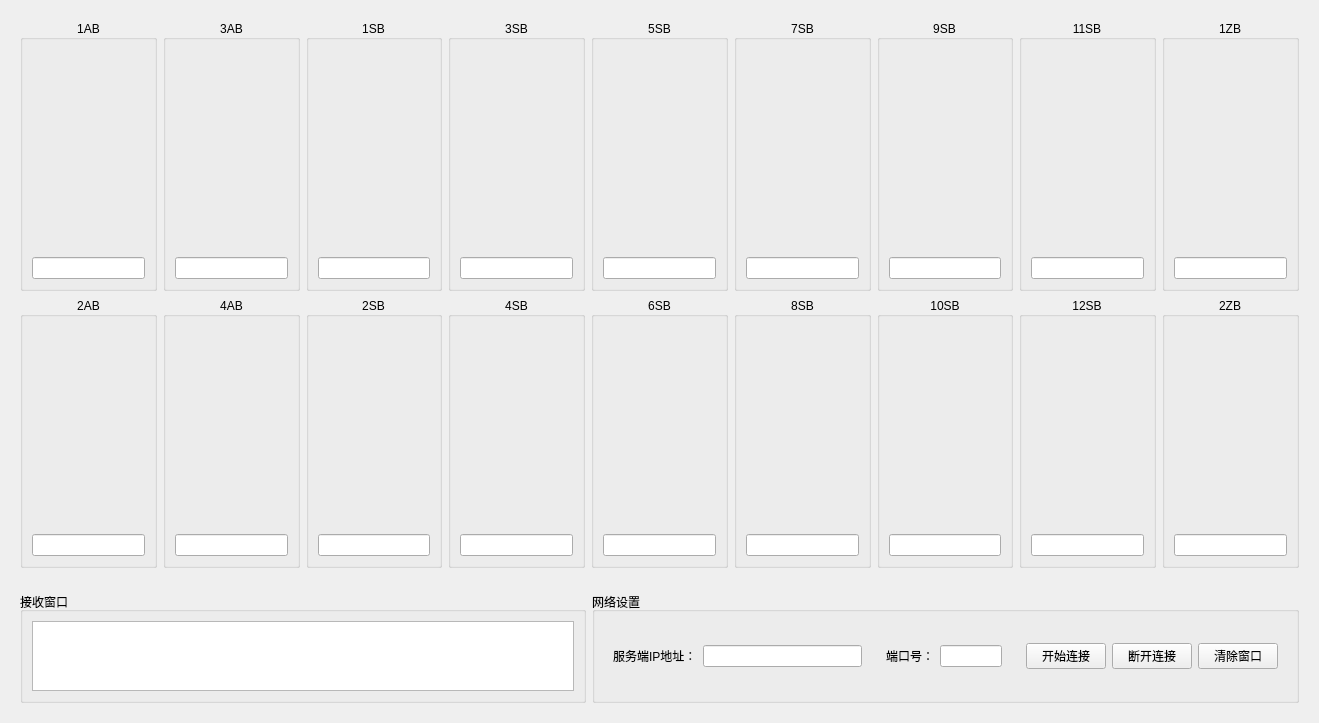
<?xml version="1.0" encoding="UTF-8"?>
<ui version="4.0">
 <class>ColumnTest</class>
 <widget class="QWidget" name="ColumnTest">
  <property name="geometry">
   <rect>
    <x>0</x>
    <y>0</y>
    <width>1319</width>
    <height>723</height>
   </rect>
  </property>
  <property name="windowTitle">
   <string>ColumnTest</string>
  </property>
  <layout class="QGridLayout" name="gridLayout_2">
   <item row="0" column="0">
    <layout class="QVBoxLayout" name="verticalLayout_19" stretch="6,1">
     <item>
      <widget class="QWidget" name="widget_5" native="true">
       <layout class="QGridLayout" name="gridLayout_4">
        <item row="0" column="4">
         <widget class="QGroupBox" name="groupBox_5">
          <property name="title">
           <string>5SB</string>
          </property>
          <property name="alignment">
           <set>Qt::AlignCenter</set>
          </property>
          <property name="flat">
           <bool>false</bool>
          </property>
          <property name="checkable">
           <bool>false</bool>
          </property>
          <layout class="QVBoxLayout" name="verticalLayout_5">
           <item>
            <widget class="MyColumn" name="myColumn_5"/>
           </item>
           <item>
            <widget class="QLineEdit" name="edt_num5">
             <property name="readOnly">
              <bool>true</bool>
             </property>
            </widget>
           </item>
          </layout>
         </widget>
        </item>
        <item row="0" column="2">
         <widget class="QGroupBox" name="groupBox_3">
          <property name="title">
           <string>1SB</string>
          </property>
          <property name="alignment">
           <set>Qt::AlignCenter</set>
          </property>
          <property name="flat">
           <bool>false</bool>
          </property>
          <property name="checkable">
           <bool>false</bool>
          </property>
          <layout class="QVBoxLayout" name="verticalLayout_3">
           <item>
            <widget class="MyColumn" name="myColumn_3"/>
           </item>
           <item>
            <widget class="QLineEdit" name="edt_num3">
             <property name="readOnly">
              <bool>true</bool>
             </property>
            </widget>
           </item>
          </layout>
         </widget>
        </item>
        <item row="0" column="8">
         <widget class="QGroupBox" name="groupBox_9">
          <property name="title">
           <string>1ZB</string>
          </property>
          <property name="alignment">
           <set>Qt::AlignCenter</set>
          </property>
          <property name="flat">
           <bool>false</bool>
          </property>
          <property name="checkable">
           <bool>false</bool>
          </property>
          <layout class="QVBoxLayout" name="verticalLayout_9">
           <item>
            <widget class="MyColumn" name="myColumn_9"/>
           </item>
           <item>
            <widget class="QLineEdit" name="edt_num9">
             <property name="readOnly">
              <bool>true</bool>
             </property>
            </widget>
           </item>
          </layout>
         </widget>
        </item>
        <item row="0" column="7">
         <widget class="QGroupBox" name="groupBox_8">
          <property name="title">
           <string>11SB</string>
          </property>
          <property name="alignment">
           <set>Qt::AlignCenter</set>
          </property>
          <property name="flat">
           <bool>false</bool>
          </property>
          <property name="checkable">
           <bool>false</bool>
          </property>
          <layout class="QVBoxLayout" name="verticalLayout_8">
           <item>
            <widget class="MyColumn" name="myColumn_8"/>
           </item>
           <item>
            <widget class="QLineEdit" name="edt_num8">
             <property name="readOnly">
              <bool>true</bool>
             </property>
            </widget>
           </item>
          </layout>
         </widget>
        </item>
        <item row="0" column="1">
         <widget class="QGroupBox" name="groupBox_2">
          <property name="title">
           <string>3AB</string>
          </property>
          <property name="alignment">
           <set>Qt::AlignCenter</set>
          </property>
          <property name="flat">
           <bool>false</bool>
          </property>
          <property name="checkable">
           <bool>false</bool>
          </property>
          <layout class="QVBoxLayout" name="verticalLayout_2">
           <item>
            <widget class="MyColumn" name="myColumn_2"/>
           </item>
           <item>
            <widget class="QLineEdit" name="edt_num2">
             <property name="readOnly">
              <bool>true</bool>
             </property>
            </widget>
           </item>
          </layout>
         </widget>
        </item>
        <item row="0" column="6">
         <widget class="QGroupBox" name="groupBox_7">
          <property name="title">
           <string>9SB</string>
          </property>
          <property name="alignment">
           <set>Qt::AlignCenter</set>
          </property>
          <property name="flat">
           <bool>false</bool>
          </property>
          <property name="checkable">
           <bool>false</bool>
          </property>
          <layout class="QVBoxLayout" name="verticalLayout_7">
           <item>
            <widget class="MyColumn" name="myColumn_7"/>
           </item>
           <item>
            <widget class="QLineEdit" name="lineEdit_7">
             <property name="readOnly">
              <bool>true</bool>
             </property>
            </widget>
           </item>
          </layout>
         </widget>
        </item>
        <item row="1" column="8">
         <widget class="QGroupBox" name="groupBox_10">
          <property name="title">
           <string>2ZB</string>
          </property>
          <property name="alignment">
           <set>Qt::AlignCenter</set>
          </property>
          <property name="flat">
           <bool>false</bool>
          </property>
          <property name="checkable">
           <bool>false</bool>
          </property>
          <layout class="QVBoxLayout" name="verticalLayout_10">
           <item>
            <widget class="MyColumn" name="myColumn_18"/>
           </item>
           <item>
            <widget class="QLineEdit" name="edt_num18">
             <property name="readOnly">
              <bool>true</bool>
             </property>
            </widget>
           </item>
          </layout>
         </widget>
        </item>
        <item row="1" column="7">
         <widget class="QGroupBox" name="groupBox_14">
          <property name="title">
           <string>12SB</string>
          </property>
          <property name="alignment">
           <set>Qt::AlignCenter</set>
          </property>
          <property name="flat">
           <bool>false</bool>
          </property>
          <property name="checkable">
           <bool>false</bool>
          </property>
          <layout class="QVBoxLayout" name="verticalLayout_14">
           <item>
            <widget class="MyColumn" name="myColumn_17"/>
           </item>
           <item>
            <widget class="QLineEdit" name="edt_num17">
             <property name="readOnly">
              <bool>true</bool>
             </property>
            </widget>
           </item>
          </layout>
         </widget>
        </item>
        <item row="1" column="1">
         <widget class="QGroupBox" name="groupBox_16">
          <property name="title">
           <string>4AB</string>
          </property>
          <property name="alignment">
           <set>Qt::AlignCenter</set>
          </property>
          <property name="flat">
           <bool>false</bool>
          </property>
          <property name="checkable">
           <bool>false</bool>
          </property>
          <layout class="QVBoxLayout" name="verticalLayout_16">
           <item>
            <widget class="MyColumn" name="myColumn_11"/>
           </item>
           <item>
            <widget class="QLineEdit" name="edt_num11">
             <property name="readOnly">
              <bool>true</bool>
             </property>
            </widget>
           </item>
          </layout>
         </widget>
        </item>
        <item row="0" column="5">
         <widget class="QGroupBox" name="groupBox_6">
          <property name="title">
           <string>7SB</string>
          </property>
          <property name="alignment">
           <set>Qt::AlignCenter</set>
          </property>
          <property name="flat">
           <bool>false</bool>
          </property>
          <property name="checkable">
           <bool>false</bool>
          </property>
          <layout class="QVBoxLayout" name="verticalLayout_6">
           <item>
            <widget class="MyColumn" name="myColumn_6"/>
           </item>
           <item>
            <widget class="QLineEdit" name="edt_num6">
             <property name="readOnly">
              <bool>true</bool>
             </property>
            </widget>
           </item>
          </layout>
         </widget>
        </item>
        <item row="1" column="4">
         <widget class="QGroupBox" name="groupBox_12">
          <property name="title">
           <string>6SB</string>
          </property>
          <property name="alignment">
           <set>Qt::AlignCenter</set>
          </property>
          <property name="flat">
           <bool>false</bool>
          </property>
          <property name="checkable">
           <bool>false</bool>
          </property>
          <layout class="QVBoxLayout" name="verticalLayout_12">
           <item>
            <widget class="MyColumn" name="myColumn_14"/>
           </item>
           <item>
            <widget class="QLineEdit" name="edt_num14">
             <property name="readOnly">
              <bool>true</bool>
             </property>
            </widget>
           </item>
          </layout>
         </widget>
        </item>
        <item row="1" column="0">
         <widget class="QGroupBox" name="groupBox_15">
          <property name="title">
           <string>2AB</string>
          </property>
          <property name="alignment">
           <set>Qt::AlignCenter</set>
          </property>
          <property name="flat">
           <bool>false</bool>
          </property>
          <property name="checkable">
           <bool>false</bool>
          </property>
          <layout class="QVBoxLayout" name="verticalLayout_15">
           <item>
            <widget class="MyColumn" name="myColumn_10"/>
           </item>
           <item>
            <widget class="QLineEdit" name="edt_num10">
             <property name="readOnly">
              <bool>true</bool>
             </property>
            </widget>
           </item>
          </layout>
         </widget>
        </item>
        <item row="1" column="3">
         <widget class="QGroupBox" name="groupBox_18">
          <property name="title">
           <string>4SB</string>
          </property>
          <property name="alignment">
           <set>Qt::AlignCenter</set>
          </property>
          <property name="flat">
           <bool>false</bool>
          </property>
          <property name="checkable">
           <bool>false</bool>
          </property>
          <layout class="QVBoxLayout" name="verticalLayout_18">
           <item>
            <widget class="MyColumn" name="myColumn_13"/>
           </item>
           <item>
            <widget class="QLineEdit" name="edt_num13">
             <property name="readOnly">
              <bool>true</bool>
             </property>
            </widget>
           </item>
          </layout>
         </widget>
        </item>
        <item row="1" column="5">
         <widget class="QGroupBox" name="groupBox_11">
          <property name="title">
           <string>8SB</string>
          </property>
          <property name="alignment">
           <set>Qt::AlignCenter</set>
          </property>
          <property name="flat">
           <bool>false</bool>
          </property>
          <property name="checkable">
           <bool>false</bool>
          </property>
          <layout class="QVBoxLayout" name="verticalLayout_11">
           <item>
            <widget class="MyColumn" name="myColumn_15"/>
           </item>
           <item>
            <widget class="QLineEdit" name="edt_num15">
             <property name="readOnly">
              <bool>true</bool>
             </property>
            </widget>
           </item>
          </layout>
         </widget>
        </item>
        <item row="1" column="2">
         <widget class="QGroupBox" name="groupBox_13">
          <property name="title">
           <string>2SB</string>
          </property>
          <property name="alignment">
           <set>Qt::AlignCenter</set>
          </property>
          <property name="flat">
           <bool>false</bool>
          </property>
          <property name="checkable">
           <bool>false</bool>
          </property>
          <layout class="QVBoxLayout" name="verticalLayout_13">
           <item>
            <widget class="MyColumn" name="myColumn_12"/>
           </item>
           <item>
            <widget class="QLineEdit" name="edt_num12">
             <property name="readOnly">
              <bool>true</bool>
             </property>
            </widget>
           </item>
          </layout>
         </widget>
        </item>
        <item row="0" column="3">
         <widget class="QGroupBox" name="groupBox_4">
          <property name="title">
           <string>3SB</string>
          </property>
          <property name="alignment">
           <set>Qt::AlignCenter</set>
          </property>
          <property name="flat">
           <bool>false</bool>
          </property>
          <property name="checkable">
           <bool>false</bool>
          </property>
          <layout class="QVBoxLayout" name="verticalLayout_4">
           <item>
            <widget class="MyColumn" name="myColumn_4"/>
           </item>
           <item>
            <widget class="QLineEdit" name="edt_num4">
             <property name="readOnly">
              <bool>true</bool>
             </property>
            </widget>
           </item>
          </layout>
         </widget>
        </item>
        <item row="0" column="0">
         <widget class="QGroupBox" name="groupBox">
          <property name="title">
           <string>1AB</string>
          </property>
          <property name="alignment">
           <set>Qt::AlignCenter</set>
          </property>
          <property name="flat">
           <bool>false</bool>
          </property>
          <property name="checkable">
           <bool>false</bool>
          </property>
          <layout class="QVBoxLayout" name="verticalLayout">
           <item>
            <widget class="MyColumn" name="myColumn_1"/>
           </item>
           <item>
            <widget class="QLineEdit" name="edt_num1">
             <property name="readOnly">
              <bool>true</bool>
             </property>
            </widget>
           </item>
          </layout>
         </widget>
        </item>
        <item row="1" column="6">
         <widget class="QGroupBox" name="groupBox_17">
          <property name="title">
           <string>10SB</string>
          </property>
          <property name="alignment">
           <set>Qt::AlignCenter</set>
          </property>
          <property name="flat">
           <bool>false</bool>
          </property>
          <property name="checkable">
           <bool>false</bool>
          </property>
          <layout class="QVBoxLayout" name="verticalLayout_17">
           <item>
            <widget class="MyColumn" name="myColumn_16"/>
           </item>
           <item>
            <widget class="QLineEdit" name="edt_num16">
             <property name="readOnly">
              <bool>true</bool>
             </property>
            </widget>
           </item>
          </layout>
         </widget>
        </item>
       </layout>
      </widget>
     </item>
     <item>
      <widget class="QWidget" name="widget_4" native="true">
       <layout class="QHBoxLayout" name="horizontalLayout_5" stretch="4,5">
        <item>
         <widget class="QGroupBox" name="groupBox_20">
          <property name="title">
           <string>接收窗口</string>
          </property>
          <layout class="QGridLayout" name="gridLayout">
           <item row="0" column="0">
            <widget class="QTextBrowser" name="textBrowser"/>
           </item>
          </layout>
         </widget>
        </item>
        <item>
         <widget class="QGroupBox" name="groupBox_19">
          <property name="title">
           <string>网络设置</string>
          </property>
          <layout class="QHBoxLayout" name="horizontalLayout_4" stretch="2,1,2">
           <item>
            <widget class="QWidget" name="widget" native="true">
             <layout class="QHBoxLayout" name="horizontalLayout">
              <item>
               <widget class="QLabel" name="label">
                <property name="text">
                 <string>服务端IP地址：</string>
                </property>
               </widget>
              </item>
              <item>
               <widget class="QLineEdit" name="edt_ipaddress">
                <property name="text">
                 <string/>
                </property>
               </widget>
              </item>
             </layout>
            </widget>
           </item>
           <item>
            <widget class="QWidget" name="widget_2" native="true">
             <layout class="QHBoxLayout" name="horizontalLayout_2">
              <item>
               <widget class="QLabel" name="label_2">
                <property name="text">
                 <string>端口号：</string>
                </property>
               </widget>
              </item>
              <item>
               <widget class="QLineEdit" name="edt_port">
                <property name="text">
                 <string/>
                </property>
               </widget>
              </item>
             </layout>
            </widget>
           </item>
           <item>
            <widget class="QWidget" name="widget_3" native="true">
             <layout class="QHBoxLayout" name="horizontalLayout_3">
              <item>
               <widget class="QPushButton" name="btn_connect">
                <property name="text">
                 <string>开始连接</string>
                </property>
               </widget>
              </item>
              <item>
               <widget class="QPushButton" name="btn_disconnect">
                <property name="text">
                 <string>断开连接</string>
                </property>
               </widget>
              </item>
              <item>
               <widget class="QPushButton" name="btn_clear">
                <property name="text">
                 <string>清除窗口</string>
                </property>
               </widget>
              </item>
             </layout>
            </widget>
           </item>
          </layout>
         </widget>
        </item>
       </layout>
      </widget>
     </item>
    </layout>
   </item>
  </layout>
 </widget>
 <customwidgets>
  <customwidget>
   <class>MyColumn</class>
   <extends>QWidget</extends>
   <header>mycolumn.h</header>
  </customwidget>
 </customwidgets>
 <resources/>
 <connections/>
</ui>
